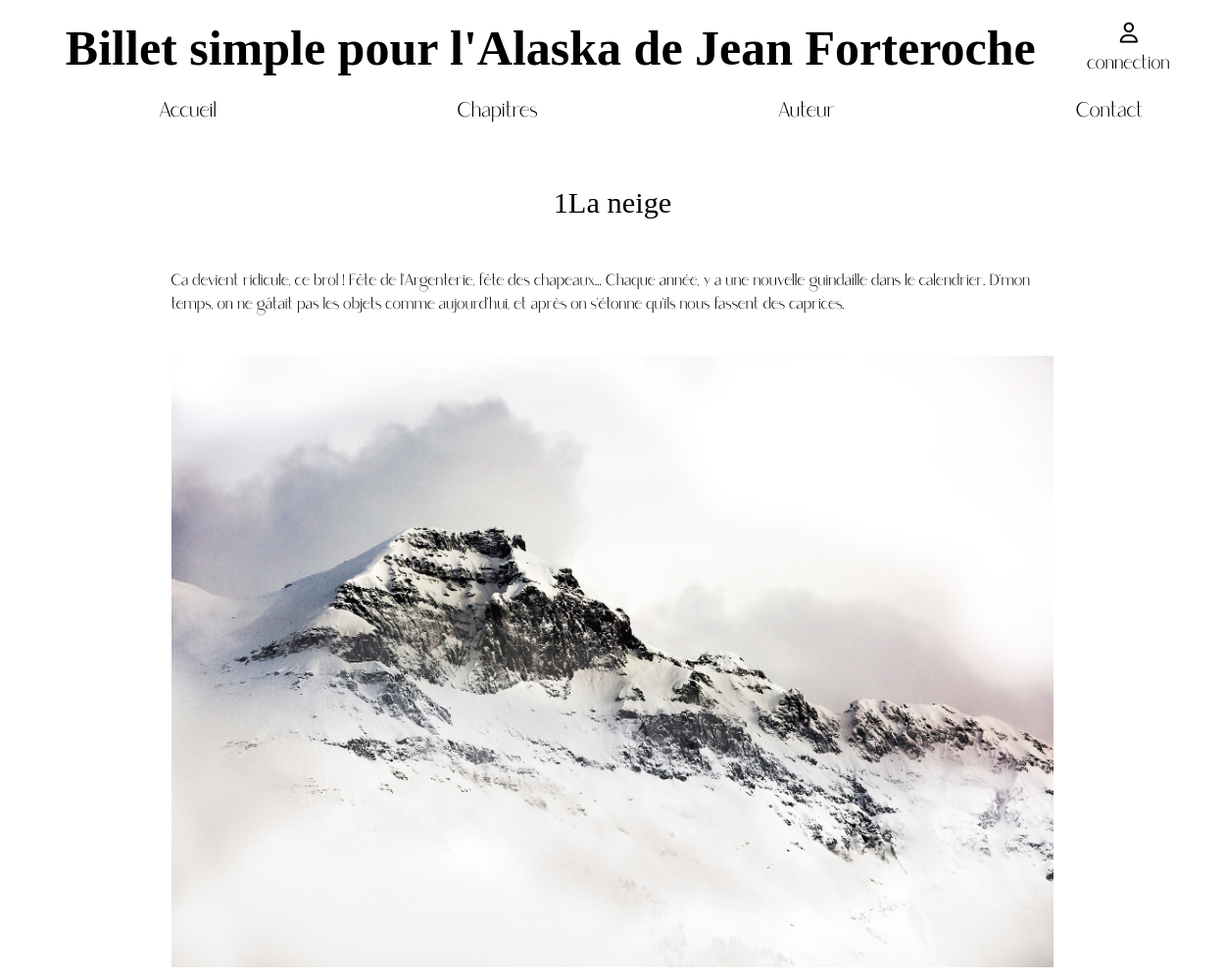
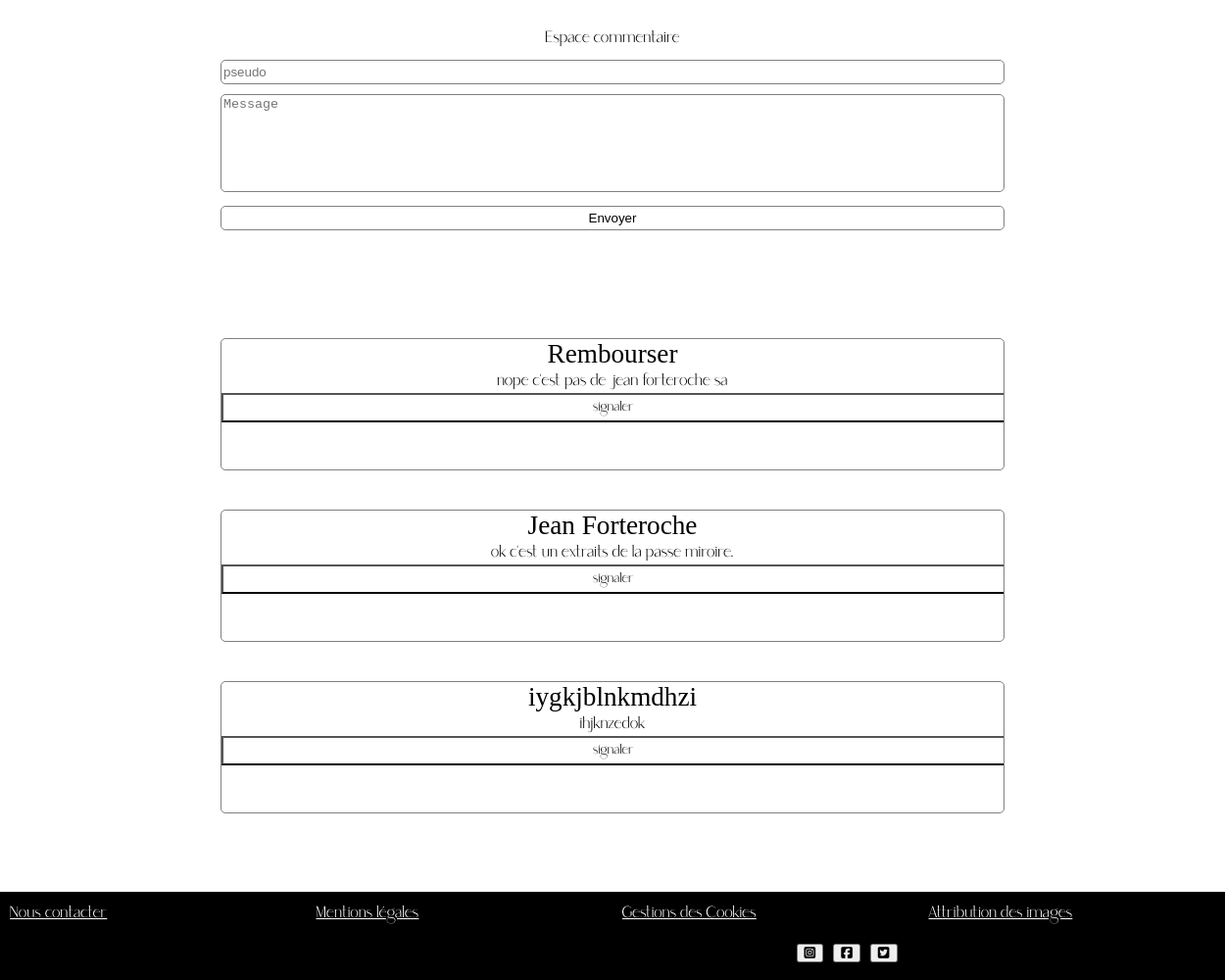
The page /index.php?action=chapitre&id=1 on the database its author committed (2 pictures, top to bottom).
### tables this page shows
CREATE TABLE `chapitre` (
  `ID` int(255) NOT NULL,
  `chapitre-number` int(11) NOT NULL,
  `chapitre-titre` text NOT NULL,
  `resumer` text NOT NULL,
  `chapitre-text` text NOT NULL,
  `images` text NOT NULL,
  `brouillon` tinyint(1) NOT NULL
);

CREATE TABLE `commentaire` (
  `ID` int(11) NOT NULL,
  `nameuser` text NOT NULL,
  `comment` text NOT NULL,
  `signaler` tinyint(1) DEFAULT NULL,
  `valider` tinyint(1) NOT NULL,
  `idchapitre` int(11) NOT NULL
);

### controller/front-end/controller.php (called while the page is built, shortened)
<?php
function directionchapitre()
   {
require('Model/front-end/chapitre.php');
$instanceclasse = new modelchapitre();
$databd = $instanceclasse-> connexionbdchapitre();
$databd3 = $instanceclasse-> connexionbdcommentaire();
require('view/front-end/chapitre.php');
   }
?>

### Model/front-end/chapitre.php (called while the page is built, shortened)
<?php
class modelchapitre {
        public function connexionbdchapitre() {
        require('Model/front-end/connexion.php');
        $search='SELECT * FROM Chapitre WHERE id=' . $_GET["id"];
        $reponse = $bdd->query($search);
        $reponse->execute();
                $data = $reponse->fetchAll();
                return $data;
        }
        public function connexionbdcommentaire() {
        require('Model/front-end/connexion.php');
        $reponse = $bdd->query('SELECT * FROM commentaire WHERE idchapitre=' . $_GET["id"]);
        $reponse->execute();
        $data = $reponse->fetchAll();
        return $data;
        $rereponseq->cloreCursor();}
}
?>

### view/front-end/chapitre.php (the view, shortened to what this page needs)
<section class="chapitre">
<?php  foreach ($databd as $donnees) : ?>
 <div id="chaptirenumber-individuel">
 <div id='chapitre-titre-individuel'><?php echo $donnees['chapitre-number']?><?php echo $donnees['chapitre-titre']?></div>
 <div id="chapitre-text-individuel"><div id="texte"><?php echo $donnees['chapitre-text']?></div>
  <img src="<?php echo $donnees['images']?>" alt="illustrationchapitre" id="illustrationchapitre-inv"> </div>
 </div></div>
 <div id="commentaire-form">
 <form action="index.php?action=creerCommentaire " method="post" id="commentaireform" >
   <div id="titre-commentaire"><legend >Espace commentaire</legend></div>
      <input class="nameuser" name="nameuser" placeholder="pseudo" required>
      <textarea id="comment" name="comment" placeholder="Message" required></textarea>
      <input class="send" type="submit" id="btn-submit" value="Envoyer" >
</form>
</div>
         <?php endforeach; ?>
         <?php  foreach ($databd3 as $donnees) : ?>
         <div id="commentaire"><div id="lecommentaire"><div id="nomuser"><?php echo $donnees['nameuser']?></div>
         <div id="messageuser"><?php echo $donnees['comment']?></div>
         <form>
         <button class="send" type="submit" id="signaler" value="signaler" >signaler</button></div>
   </div>
   <?php endforeach; ?>
<?php $content = ob_get_clean() ; ?>
<?php include('template.php'); ?>

### index.php (shortened to what this page needs)
<?php
require('controller/front-end/controller.php');
if (isset($_GET['action']))
{
        switch ($_GET['action'])
        {
            case 'chapitre':
            directionchapitre();
            break;
        }
}
else{
    directionaccueil();
}
?>

### view/front-end/template.php (shortened to what this page needs)
<!DOCTYPE html>
<html>
	<head>
		<link rel="stylesheet" href="style.css" />
	</head>
<body>
    <div id="contenaire">
        <?php require ('header.php'); ?>
        <main><?= $content ?></main>
        <?php require ('footer.php'); ?>
</body>
</html>

### view/front-end/header.php
<header>
    <section id="menuheader">
        <div id="banniere_menu">
            <button class="far fa-user" id="admin"><a href="index.php?action=seconnecter"><p id="connection"><br>connection</p></button>
            <h1 id="titre">Billet simple pour l'Alaska de Jean Forteroche</h1>
             <div id="barre">
                 <nav>
                     <ul>
                        <li class="naviguation"><a href="index.php?action=accueil">Accueil</a></li>
                        <li class="naviguation"><a href="index.php?action=chapitres">Chapitres</a></li>
                        <li class="naviguation"><a href="index.php?action=auteur">Auteur</a></li>
                        <li class="naviguation"><a href="index.php?action=contact">Contact</a></li>
                    </ul>
                 </nav>
            </div>
          </div>
    </section>
</header>

### view/front-end/footer.php
<footer >
    <p id=baspage><a href="#" class="piedpage">Nous contacter</a><br><a href="#" class="piedpage">Mentions légales</a> <br><a href="#" class="piedpage">Gestions des Cookies</a> <br> <a href="#" class="piedpage">Attribution des images</a><br></p>
    <div id="resaux">
    <button class="fab fa-instagram-square" id="insta"></button>
    <button class="fab fa-facebook-square" id="facebook"></button>
    <button class="fab fa-twitter-square" id="twitter"></button>
    </div>
</footer>

### style.css (style rules this page uses)
html, body { margin: 0; padding: 0; width: 100%; height: 100%; }
#admin { display: block; font-size: 1.3em; float: right; margin-right: 50px; background-color: white; border:none; }
#signaler { display: block; font-family: "Saudagar"; width: 800px; height: 30px; }
h1 { font-family: caroline; display:flex; justify-content: center; font-size: 50px; margin: 20px; }
header { display: block; height: 70px; }
header ul { list-style-type: none; display: flex; width: 100%; }
header li { margin: auto; }
header a { font-family: Saudagar; font-size: 1.3em; color: black; text-decoration: none; }
p { display: block; font-family: Saudagar; margin: auto; }
#chapitre-titre-individuel { font-family: caroline; font-size:1.9em; display: flex; width: 100%; margin-top:100px; margin-bottom:50px; justify-content: center; }
#chapitre-text-individuel { font-family: "Saudagar"; display: block; word-wrap: break-word; position: relative; width: 90%; margin: auto; }
#chaptirenumber-individuel { display: block; }
#illustrationchapitre-inv { display: flex; width:100%; max-width: 900px; margin: auto; margin-top:40px; margin-bottom: 40px; }
#titre-commentaire { display: flex; width:100%; text-align: center; }
#commentaire-form { display: flex; width:100%; max-width: 800px; margin: auto; }
#texte { display: flex; width:100%; max-width: 900px; margin: auto; }
#connection { display: block; font-size: 0.7em; margin-top: -10px; }
#commentaireform { margin-bottom: 100px; }
#comment { font: 1em ; width:800px; height: 100px; margin-top: 10px; box-sizing: border-box; border: 1px solid grey; resize:none; border-radius: 5px; }
#commentaireform { display: block; justify-content: center; }
#lecommentaire { display: block; justify-content: center; margin:auto; font: 1em ; width:800px; height: 135px; margin-top: 10px; box-sizing: border-box; border: 1px solid grey; resize:none; border-radius: 5px; margin-bottom: 40px; overflow: scroll; }
#nomuser { font-family: caroline; font-size: 1.7em; display: flex; justify-content: center; }
#messageuser { font-family: "Saudagar"; display: flex; justify-content: center; }
input { font: 1em ; width:800px; height: 25px; margin-top: 10px; box-sizing: border-box; border: 1px solid grey; resize:none; border-radius: 5px; }
.send { background-color: #fff; }
legend { margin: auto; font-family: Saudagar; }
footer { display: grid; background-color:black; margin-top:80px; bottom: 0px; width: 100%; }
#resaux { position : absolute; color:black; border-radius: 100px; left: 45%; font-size: 40px; margin-top: 30px; margin-left:20%; }
.piedpage { color: white; padding: 0px; margin: 0px; height: 70px; width: 100%; }
#baspage { margin:auto; display: flex; width: 100%; padding:10px; }

### rows shown on the page
chapitre: value "1", value "La neige", value "Ca devient ridicule, ce brol ! Fête de l'Argenterie, fête des chapeaux... Chaque année, y a une nouvelle guindaille dans le calendrier. D'mon temps, on ne gâtait pas les objets comme aujourd'hui, et après on s'étonne qu'ils nous fassent des caprices.", images (picture)
commentaire: nameuser "Rembourser", comment "nope c'est pas de jean forteroche sa"
commentaire: nameuser "Jean Forteroche", comment "ok c'est un extraits de la passe miroire."
commentaire: nameuser "iygkjblnkmdhzi", comment "ihjknzedok"
